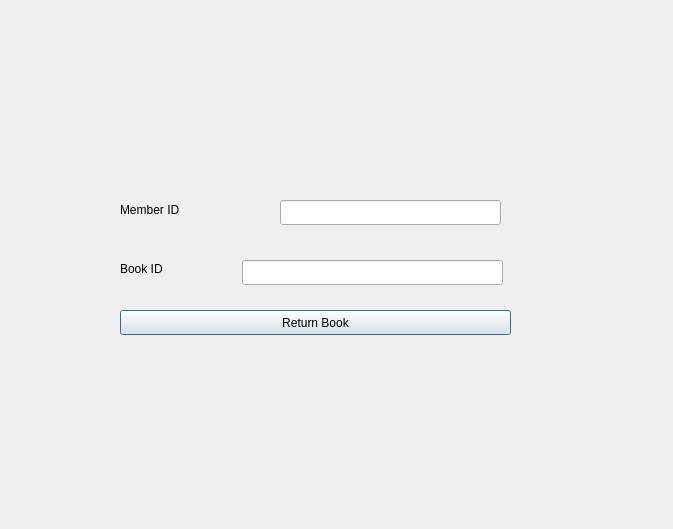
<?xml version="1.0" encoding="UTF-8"?>
<ui version="4.0">
 <class>Window_ReturnBook</class>
 <widget class="QDialog" name="Window_ReturnBook">
  <property name="geometry">
   <rect>
    <x>0</x>
    <y>0</y>
    <width>673</width>
    <height>529</height>
   </rect>
  </property>
  <property name="windowTitle">
   <string>Dialog</string>
  </property>
  <widget class="QLineEdit" name="lineEdit_MemberId">
   <property name="geometry">
    <rect>
     <x>280</x>
     <y>200</y>
     <width>221</width>
     <height>25</height>
    </rect>
   </property>
  </widget>
  <widget class="QLineEdit" name="lineEdit_BookId">
   <property name="geometry">
    <rect>
     <x>242</x>
     <y>260</y>
     <width>261</width>
     <height>25</height>
    </rect>
   </property>
  </widget>
  <widget class="QPushButton" name="pushButton_ReturnBook">
   <property name="geometry">
    <rect>
     <x>120</x>
     <y>310</y>
     <width>391</width>
     <height>25</height>
    </rect>
   </property>
   <property name="text">
    <string>Return Book</string>
   </property>
  </widget>
  <widget class="QLabel" name="label">
   <property name="geometry">
    <rect>
     <x>120</x>
     <y>200</y>
     <width>121</width>
     <height>20</height>
    </rect>
   </property>
   <property name="text">
    <string>Member ID</string>
   </property>
  </widget>
  <widget class="QLabel" name="label_2">
   <property name="geometry">
    <rect>
     <x>120</x>
     <y>260</y>
     <width>67</width>
     <height>17</height>
    </rect>
   </property>
   <property name="text">
    <string>Book ID</string>
   </property>
  </widget>
 </widget>
 <resources/>
 <connections/>
</ui>
